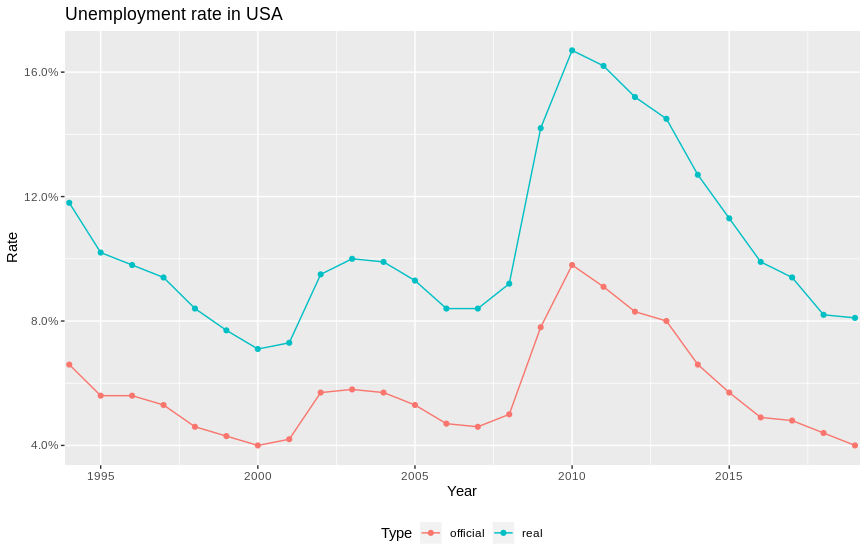

Generate this figure with R:
library(ggplot2)
library(dplyr)
library(gridExtra)

official <- c(6.6, 5.6, 5.6, 5.3, 4.6, 4.3, 4.0, 4.2, 5.7, 5.8,
        5.7, 5.3, 4.7, 4.6, 5.0, 7.8, 9.8, 9.1, 8.3, 8.0,
        6.6, 5.7, 4.9, 4.8, 4.4, 4.0) / 100
real <- c(11.8, 10.2, 9.8, 9.4, 8.4, 7.7, 7.1, 7.3, 9.5, 10.0,
          9.9, 9.3, 8.4, 8.4, 9.2, 14.2, 16.7, 16.2, 15.2, 14.5,
          12.7, 11.3, 9.9, 9.4, 8.2, 8.1) /100

unemployment <- data.frame(
  Year = c(c(1994:2019), c(1994:2019)),
  Rate = c(official, real),
  Type = c(rep(times = 26, "official"), rep(times = 26, "real"))
)
p <- ggplot(data = unemployment, aes(x = Year, y = Rate, group = Type)) +
  geom_line(aes(color = Type)) +
  geom_point(aes(color = Type)) +
  theme(legend.position="bottom") +
  xlim (1994, 2019) + scale_y_continuous(labels = scales::percent)

grid.arrange(p + coord_cartesian(xlim = c(1995, 2018)) + ggtitle("Unemployment rate in USA"),
             ncol = 1)
